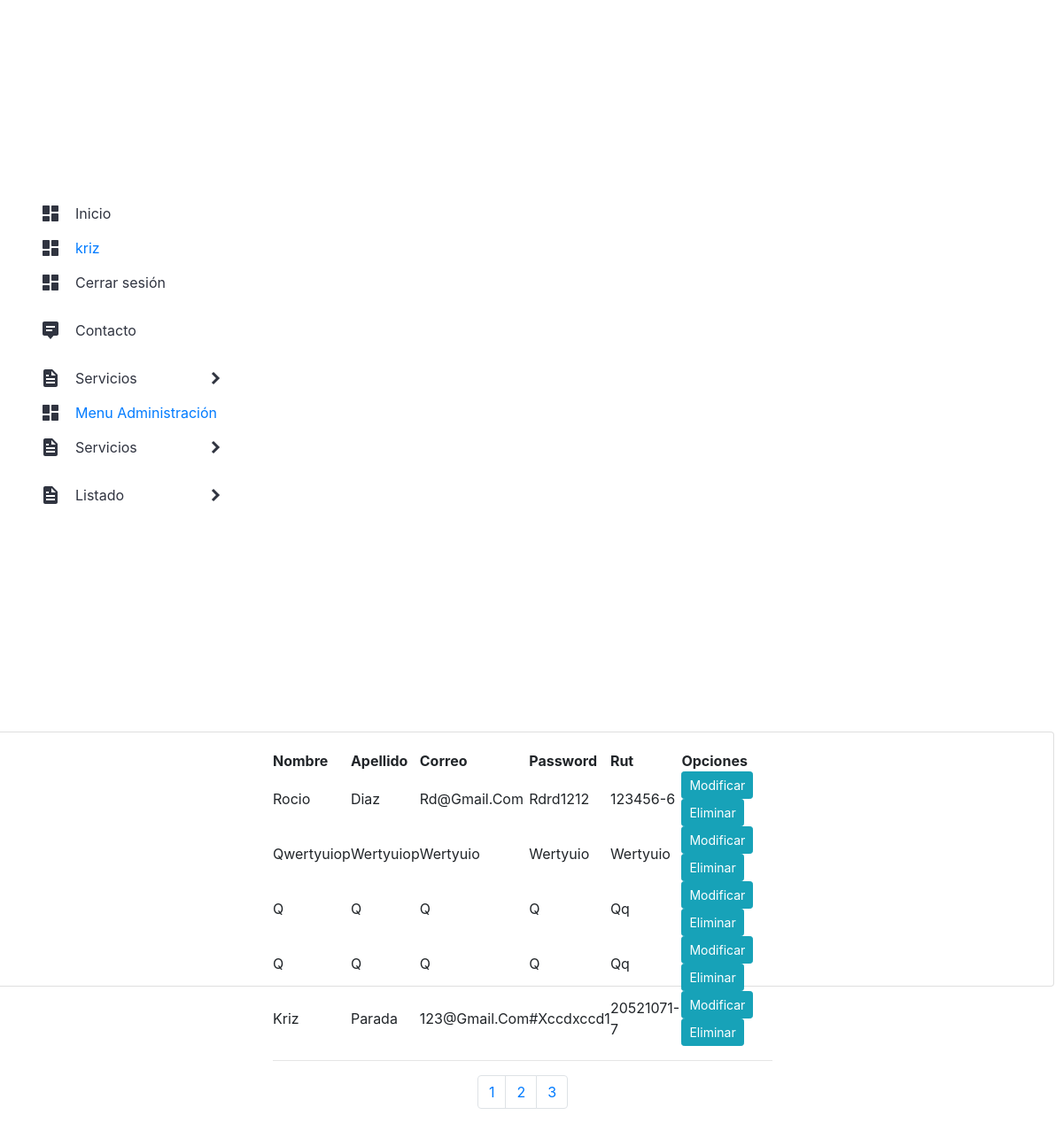
The app's page /listar_usuarios/ (signed in) with its own data.
### app/models.py (models this page shows, shortened)
class Usuario (models.Model):
    nombres = models.CharField(max_length=50)
    apellidos = models.CharField(max_length=50)
    correo = models.CharField(max_length=100)
    password = models.CharField(max_length=60)
    rut_usuario = models.CharField(max_length=50)
    vigente = models.BooleanField()
    carrera = models.ForeignKey(Carrera, on_delete = models.PROTECT)

### app/views.py (the view)
# urls.py: path('listar_usuarios/', listar_usuarios, name="listar_usuarios"),
@login_required
def listar_usuarios(request):
    Usuarios = Usuario.objects.all()
    page = request.GET.get('page',1)
    try:
        paginator = Paginator(Usuarios, 2)
        productos = paginator.page(page)
    except:
        raise Http404
    data = {
        'entity': Usuarios,
        'paginator': paginator
    }
    return render(request, 'app/productos/listar_usuarios.html', data)

### app/templates/app/productos/listar_usuarios.html (shortened to what this page needs)
{% extends 'app/base.html' %}
{% block contenido %}
{% load humanize %}
<div class="card">
    <div class="card-body">
        <div class="row">
            <div class="col-12 col-md-6 offset-md-3">
                <table>
                    <tr>
                        <th>Nombre</th>
                        <th>Apellido</th>
                        <th>Correo</th>
                        <th>Password</th>
                        <th>Rut</th>
                        <th>Opciones</th>
                    </tr>
                    {% for u in entity %}
                    <tr>
                        <td>{{ u.nombres | title }}</td>
                        <td>{{ u.apellidos | title }}</td>
                        <td>{{ u.correo | title  }}</td>
                        <td>{{ u.password | title }}</td>
                        <td>{{ u.rut_usuario | title  }}</td>
                        <td>
                            <a href="{% url 'modificar_usuario' u.id %}" class="btn btn-info btn-sm">Modificar</a>
                            <a href="#" onclick="eliminarUsuario({{ u.id }})" class="btn btn-info btn-sm">Eliminar</a>
                        </td>
                    </tr>
                    {%endfor%}
                </table>
                <hr>
                <div>
                    {% include 'app/paginator.html' %}
                </div>
            </div>
        </div>
    </div>
</div>
{% endblock %}

### app/templates/app/base.html (shortened to what this page needs)
<!DOCTYPE html>
<html lang="es">
<head>
    {% load static %}
    <link rel="stylesheet" href="{% static 'app/css/styles.css' %}">
    <link rel="stylesheet" href="https://cdn.jsdelivr.net/npm/bootstrap@4.5.3/dist/css/bootstrap.min.css">
</head>
<body>
    <nav class="nav">
        <ul class="list">
            <li class="list__item">
                <div class="list__button">
                    <img src="{% static 'app/assets/dashboard.svg' %}" class="list__img">
                    <a href="{% url 'Index' %}" class="nav__link">Inicio</a>
                </div>
            </li>
            <li class="list__item">
                <div class="list__button">
                    <img src="{% static 'app/assets/dashboard.svg' %}" class="list__img">
                    <a href="#" class="nav_link">{{ user.username }}</a>
                </div>
            </li>
            <li class="list__item">
                <div class="list__button">
                    <img src="{% static 'app/assets/dashboard.svg' %}" class="list__img">
                    <a href="{% url 'logout' %}" class="nav__link">Cerrar sesión</a>
                </div>
            </li>
            <li class="list__item">
                <div class="list__button">
                    <img src="{% static 'app/assets/message.svg' %}" class="list__img">
                    <a href="{% url 'Contacto' %}" class="nav__link">Contacto</a>
                </div>
            </li>
            {% if user.is_authenticated %}
            <li class="list__item list__item--click">
                <div class="list__button list__button--click">
                    <img src="{% static 'app/assets/docs.svg' %}" class="list__img">
                    <a href="#" class="nav__link">Servicios</a>
                    <img src="{% static 'app/assets/arrow.svg' %}" class="list__arrow">
                </div>
                </li>
            {% if user.is_staff %}
            <li class="list__item">
                <div class="list__button">
                    <img src="{% static 'app/assets/dashboard.svg' %}" class="list__img">
                    <a href="{% url 'menuadmin' %}" class="nav_link">Menu Administración</a>
                </div>
            </li>
            <li class="list__item list__item--click">
                <div class="list__button list__button--click">
                    <img src="{% static 'app/assets/docs.svg' %}" class="list__img">
                    <a href="#" class="nav__link">Servicios</a>
                    <img src="{% static 'app/assets/arrow.svg' %}" class="list__arrow">
                </div>
                </li>
                <li class="list__item list__item--click">
                    <div class="list__button list__button--click">
                        <img src="{% static 'app/assets/docs.svg' %}" class="list__img">
                        <a href="#" class="nav__link">Listado</a>
                        <img src="{% static 'app/assets/arrow.svg' %}" class="list__arrow">
                    </div>
                </li>
            {% endif %}
            {% endif%}
        </ul>
    </nav>
    {% block contenido %}
    {% endblock %}
</body>
</html>

### app/static/app/css/styles.css (style rules this page uses)
* { margin: 0; padding: 0; box-sizing: border-box; }
body { background: #EAEBEF; font-family: 'Poppins', sans-serif; background-image: url(https://espaciocubierto.com/wp-content/uploads/2020/02/Fachada-UCM-7.jpeg); background-repeat: no-repeat; background-attachment: fixed; background-size: cover; height: 20em; }
.nav { width: 300px; }
.nav__link { color: #303440; display: block; padding: 15px 0; text-decoration: none; }
.list { width: 100%; height: 100vh; display: flex; justify-content: center; flex-direction: column; border-radius: 0 16px 16px 0; background: #fff; }
.list__item { list-style: none; width: 100%; text-align: center; overflow: hidden; }
.list__item--click { cursor: pointer; }
.list__button { display: flex; align-items: center; gap: 1em; width: 70%; margin: 0 auto; }
.list__arrow { margin-left: auto; transition: transform .3s; }
.card { display: block; padding: auto; margin: 10px 0 0 -10px; width: 100%; height: 90%; }

### records on screen
Usuario: nombres "Rocio", apellidos "Diaz", correo "Rd@Gmail.Com", password "Rdrd1212", rut_usuario "123456-6"
Usuario: nombres "Qwertyuiop", apellidos "Wertyuiop", correo "Wertyuio", password "Wertyuio", rut_usuario "Wertyuio"
Usuario: nombres "Q", apellidos "Q", correo "Q", password "Q", rut_usuario "Qq"
Usuario: nombres "Q", apellidos "Q", correo "Q", password "Q", rut_usuario "Qq"
Usuario: nombres "Kriz", apellidos "Parada", correo "123@Gmail.Com", password "#Xccdxccd1", rut_usuario "20521071-7"

### other values on screen
{{ user.username }} "kriz"
{{ page }} "1" "2" "3"
